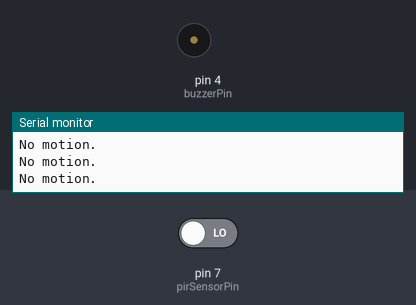
Recording of a sketch running on a simulated Arduino Uno, built with avr-gcc and run on an emulated ATmega328P. Shown: buzzer (waves = sounding), the last lines printed to the serial monitor. The inputs (shaded band) are chosen by the test bench; at power-on: pin 7 (pirSensorPin) LOW.

Above: at 1.2 s.
1.3 s: pin 7 (pirSensorPin) driven HIGH
At 1.9 s:
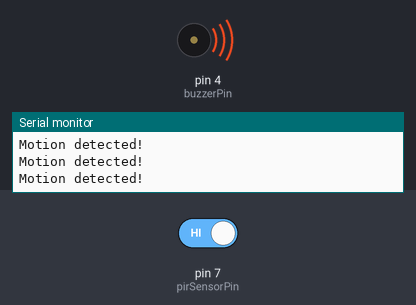
2.8 s: pin 7 (pirSensorPin) driven LOW
At 3.2 s:
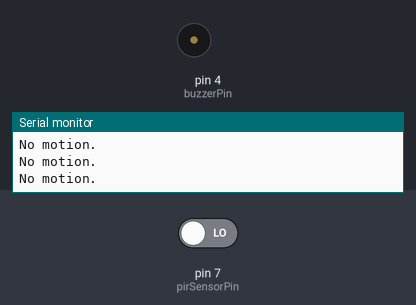
Timing chart, 0 to 5.8 s (numbered marks = the images above; inputs shaded):
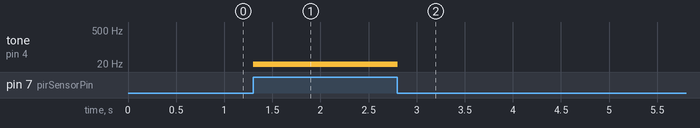

The sketch:

simple.ino
```cpp
// PIR Motion Sensor Alarm Code
int pirSensorPin = 7;  // PIR sensor connected to digital pin 2
int buzzerPin = 4;
int sensorState = LOW; // Initial state of the PIR sensor

void setup() {
  pinMode(pirSensorPin, INPUT);  // Set PIR sensor pin as input
  pinMode(buzzerPin, OUTPUT);
  Serial.begin(9600);           // Start serial communication
}

void loop() {
  // Read the PIR sensor state
  sensorState = digitalRead(pirSensorPin);

  if (sensorState == HIGH) {    // Motion detected
    tone(buzzerPin, 5);
    Serial.println("Motion detected!");
  } else {                      // No motion
    Serial.println("No motion.");
    noTone(buzzerPin);
  }

  delay(100); // Small delay for sensor stability
}
```

Measured:
- after the input at 1.3 s, tone on pin 4 (buzzerPin): silent → 5 Hz at once
- after the input at 2.8 s, tone on pin 4 (buzzerPin): 5 Hz → silent at once
